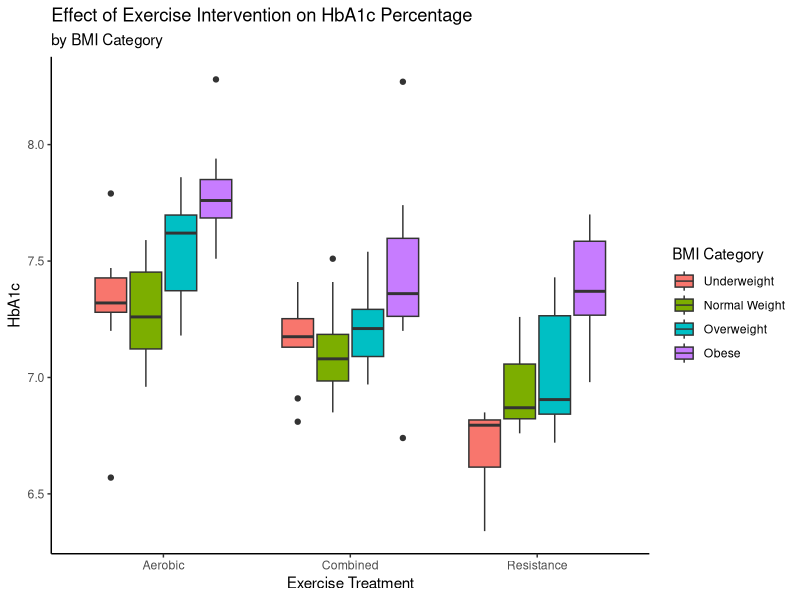
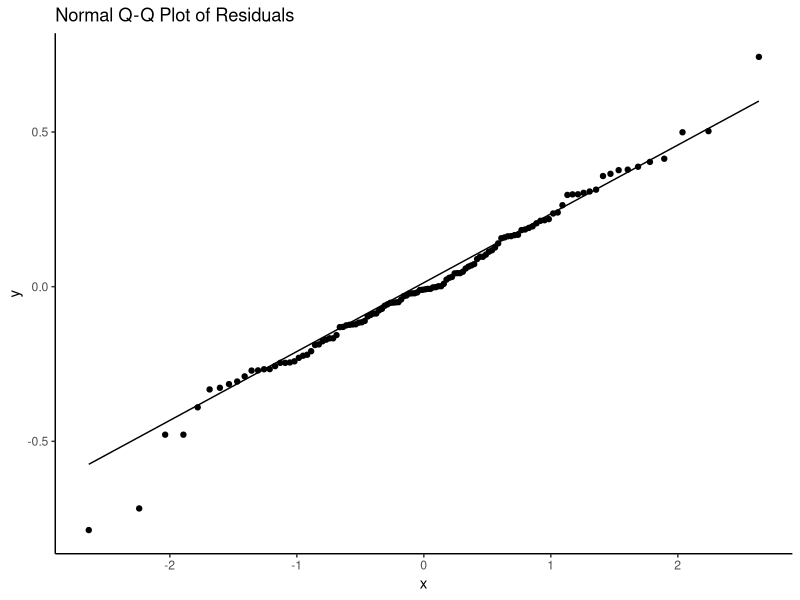
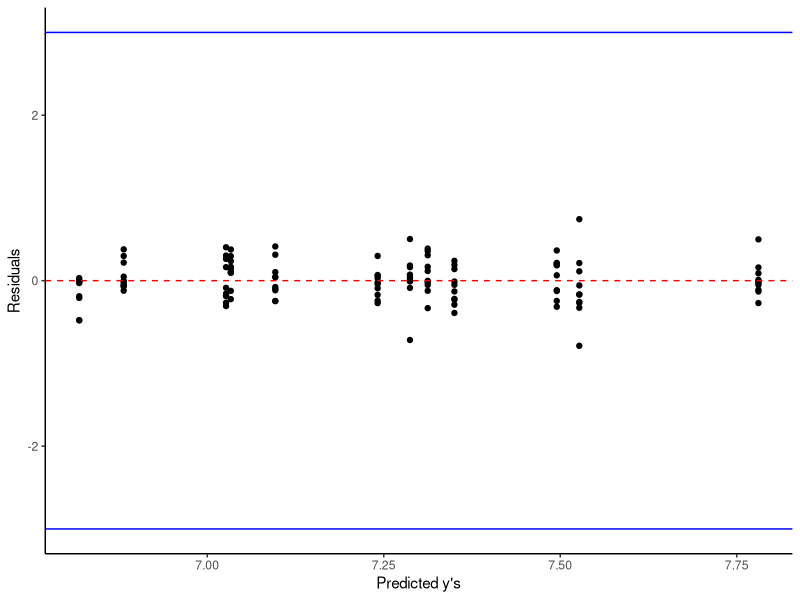

Write R code to recreate these figures, in order.
## STAT 7220 - Randomized Block Design Analysis Code ##

library(tidyverse)
library(readxl)

## Read in File ##

exercise <- read_excel("Exercise and Diabetes.xlsx")

## Explore data structure ##

exercise |>
  glimpse()

## Descriptive Analysis - Means and Standard Deviations ##

library(rstatix)

exercise |>
  group_by(`BMI Category`,`Exercise Treatment`) |>
  get_summary_stats(HbA1c, type = "mean_sd") |>
  arrange(`Exercise Treatment`)

## As we can see here, the mean HbA1c tends to increase within each BMI 
## category. Additionally, within the exercise treatments, it looks like
## HbA1c tends to decrease as we move from aerobic to resistance to combined.
## This may potentially indicate that the combined treatment is the most
## effective at reducing HbA1c levels, controlling for BMI category. ##

## Generate a Boxplot ##

## Note, forcing the levels of the BMI Category to be in a specific order
## using the factor function ##

exercise |>
  mutate(`BMI Category` = factor(`BMI Category`,levels=c("Underweight",
                                                         "Normal Weight",
                                                         "Overweight",
                                                         "Obese"))) |>
  ggplot(aes(x=`Exercise Treatment`,y=HbA1c,fill=`BMI Category`)) +
  geom_boxplot() +
  labs(title = "Effect of Exercise Intervention on HbA1c Percentage",
       subtitle = "by BMI Category") +
  theme_classic()

## As we can see, the boxplot shows that the combined and resistance
## treatments tend to produce lower HbA1c levels than the aerobic treatment.
## Additionally, it appears that the underweight and normal weight categories
## had lower HBA1c levels comparing the combined and resistance groups. ##

## Perform a Blocked ANOVA Model (i.e., two-way ANOVA) ##

## Fit Blocked ANOVA Model ##

block_mod <- aov(HbA1c ~ `Exercise Treatment` + `BMI Category`,
                 data=exercise)

## Extract ANOVA Table ##

library(broom)

block_mod |>
  tidy()

## As shown, the p-value for the Exercise Treatment is significant at the 0.05
## level (5.56e-13 < 0.05). This indicates the data more strongly support the
## alternative hypothesis that may be a difference in mean HbA1c levels between
## the exercise treatments controlling for BMI category. ##

## Let's evaluate the assumptions of the ANOVA model ##

## Normality (as before) ##

exercise |>
  ggplot(aes(sample=resid(block_mod))) +
  geom_qq() +
  geom_qq_line() +
  labs(title = "Normal Q-Q Plot of Residuals") +
  theme_classic()

## With the exception of a couple of points deviating
## from the line, it looks decent! Let's see what Shapiro-Wilk
## says: ##

block_mod |>
  resid() |>
  shapiro.test() |>
  tidy()

## Since p > 0.05, this indicates that the data more strongly
## support the null hypothesis that the residuals are normally
## distributed. ##

## Moving onto constant variance ##

## Build Scatterplot Evaluating Residuals vs 
## Predicted Values ##

exercise |>
  ggplot(aes(x=fitted(block_mod),y=resid(block_mod))) +
  geom_point() +
  geom_hline(yintercept=0,linetype='dashed',
             color='red') +
  geom_hline(yintercept=3,color='blue') +
  geom_hline(yintercept=-3,color='blue') +
  labs(x = "Predicted y's",
       y = "Residuals") +
  theme_classic()

## As we can see, the residuals appear to be randomly scattered
## around the 0 line, which is a good sign. We also don't see
## wildly varying residuals as we move from left to right. So
## I would say the constant variance assumption is reasonably met ##

## Let's check with Breush-Pagan Test ##

library(lmtest)

bptest(block_mod) |>
  tidy() |>
  select(statistic,p.value)

## Since p > 0.05, we have evidence in favor of the null hypothesis
## which states that the residuals have constant variance. ##

## Now, since our p-value for the Exercise Treatment is significant,
## let's perform our Tukey's HSD post-hoc test: ##

## Perform Tukey's HSD Post-Hoc Test ##

exercise |>
  rename(Exercise_Treatment = `Exercise Treatment`,
         BMI_Category = `BMI Category`) |>
  tukey_hsd(HbA1c ~ Exercise_Treatment+BMI_Category) |>
  filter(term == "Exercise_Treatment") |>
  select(group1,group2,estimate,p.adj)
